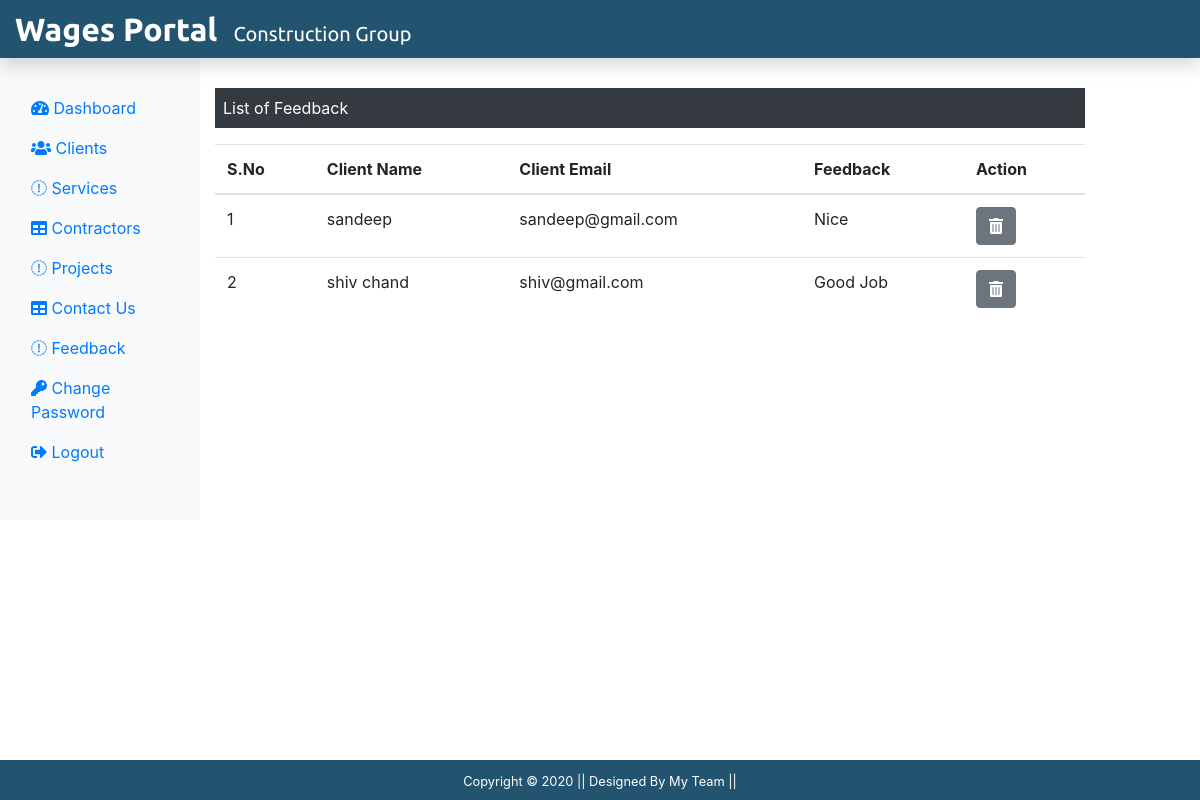
/admin/feedback.php (signed in), run on the app's committed database.
### tables this page shows
CREATE TABLE `feedback` (
  `f_id` int(11) NOT NULL,
  `f_content` text NOT NULL,
  `c_id` int(11) NOT NULL
);

CREATE TABLE `client` (
  `c_id` int(11) NOT NULL,
  `c_name` varchar(255) NOT NULL,
  `c_email` varchar(255) NOT NULL,
  `c_pass` varchar(255) NOT NULL,
  `c_occ` varchar(255) NOT NULL,
  `c_img` text NOT NULL
);

### admin/feedback.php (the view, shortened to what this page needs)
<?php
include('./include/header.php');
include('../dbconnection.php');
?>
<div class="col-sm-9 mt-5" style="position: relative;">
				<p class="bg-dark text-white p-2">List of Feedback</p>
				<?php
					$sql = "SELECT * from client INNER JOIN feedback ON client.c_id = feedback.c_id";
					$result = $conn->query($sql);
					if($result->num_rows > 0)
					{
				?>
				<table class="table">
					<thead>
						<tr>
							<th scope="col">S.No</th>
							<th scope="col">Client Name</th>
							<th scope="col">Client Email</th>
							<th scope="col">Feedback</th>
							<th scope="col">Action</th>
						</tr>
					</thead>
					<tbody>
						<?php
							$cnt = 1;
							while($row = $result->fetch_assoc()){
						echo '<tr>';
							echo '<td scope="row">' . $cnt . '</td>';
							echo '<td>' . $row['c_name'] . '</td>';
							echo '<td>' . $row['c_email'] . '</td>';
							echo '<td>' . $row['f_content'] . '</td>';
							echo '<td>';
								echo '<form action="" method="POST" class="d-inline">
										<input type="hidden" name="fid" value='.$row["f_id"].'>
										<button class="btn btn-secondary" name="delete" value="delete" type="submit"><i class="fa fa-trash-alt"></i></button>
									</form>';
							echo '</td>';
						 echo '</tr>';
						 $cnt++;
						 } ?>
					</tbody>
				</table>
				<?php }
					else
					{
						echo '<div class="alert alert-secondary col-sm-6 mt-2">No Recode Found.</div>';
					}
				 ?>
</div>
<?php
include('./include/footer.php');
?>

### data on the page
feedback: c.c_name "sandeep", c.c_email "sandeep@gmail.com", f_content "Nice"
feedback: c.c_name "shiv chand", c.c_email "shiv@gmail.com", f_content "Good Job"
